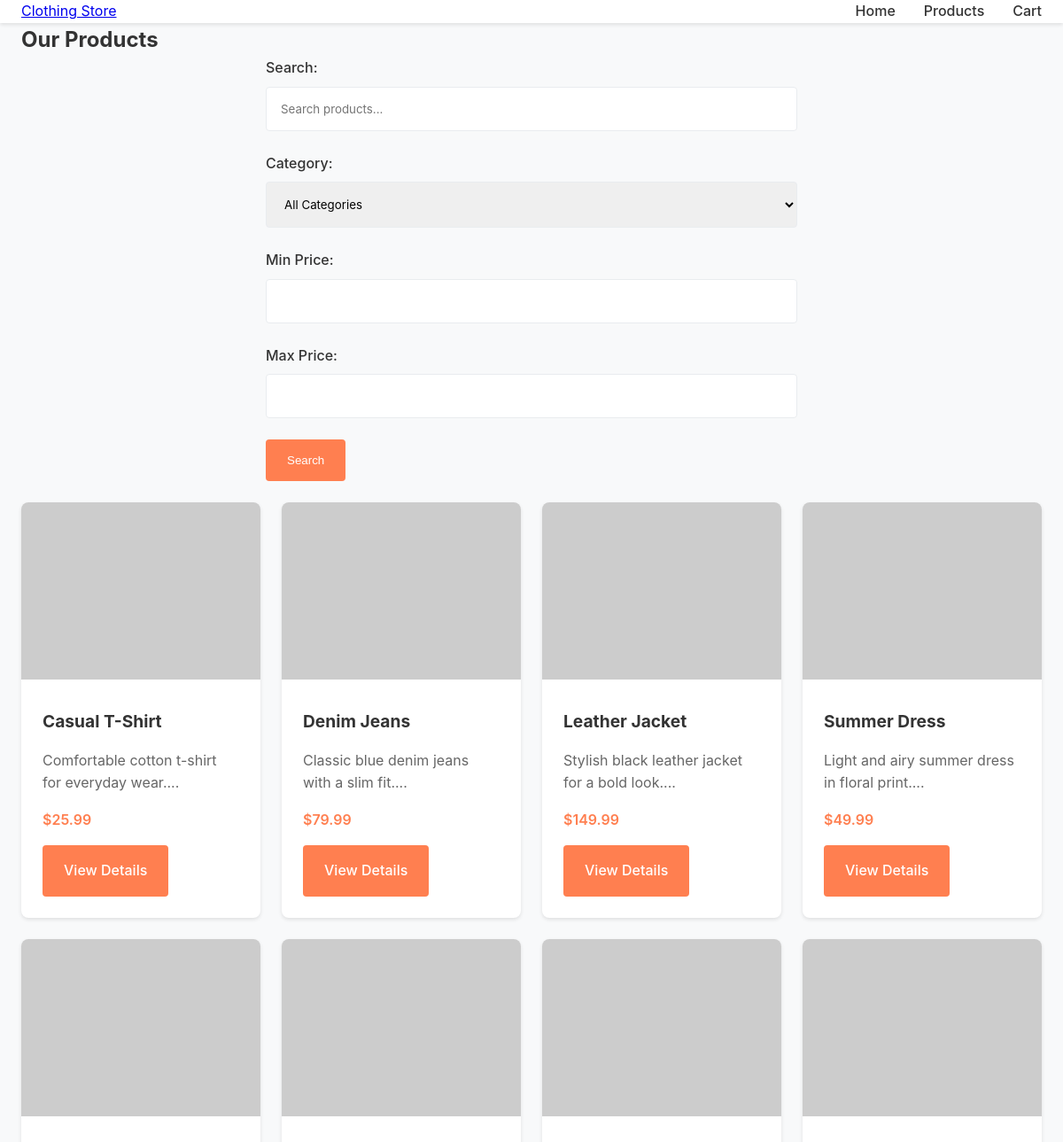
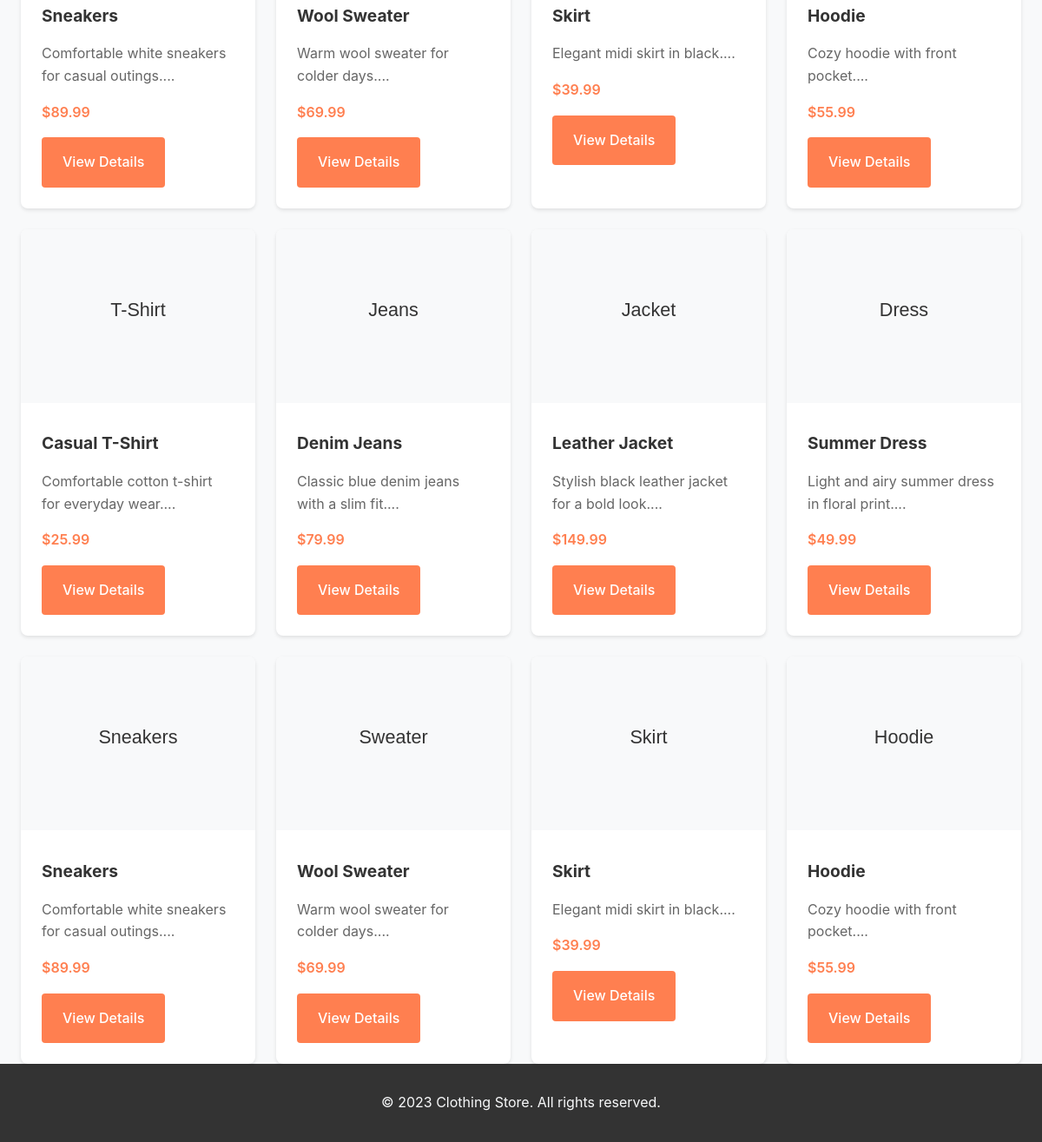
Page /products on the committed database (2 pictures, top to bottom).
### tables this page shows
CREATE TABLE products (
            id INTEGER PRIMARY KEY AUTOINCREMENT,
            name TEXT NOT NULL,
            description TEXT NOT NULL,
            price REAL NOT NULL,
            category TEXT NOT NULL,
            image_url TEXT NOT NULL,
            sizes TEXT NOT NULL  -- Comma-separated sizes
        );

### app.py (the view)
@app.route('/products')
def products():
    query = request.args.get('q', '')
    category = request.args.get('category', '')
    min_price = request.args.get('min_price', type=float)
    max_price = request.args.get('max_price', type=float)
    if query or category or min_price or max_price:
        products = search_products(query, category if category else None, min_price, max_price)
    else:
        products = get_all_products()
    categories = get_categories()
    return render_template('products.html', products=products, categories=categories, query=query, category=category, min_price=min_price, max_price=max_price)

### models.py (called while the page is built)
def get_db_connection():
    conn = sqlite3.connect(DB_PATH)
    conn.row_factory = sqlite3.Row
    return conn

def get_all_products():
    conn = get_db_connection()
    products = conn.execute('SELECT * FROM products').fetchall()
    conn.close()
    return products

def get_categories():
    conn = get_db_connection()
    categories = conn.execute('SELECT DISTINCT category FROM products').fetchall()
    conn.close()
    return [row['category'] for row in categories]

### templates/products.html (shortened to what this page needs)
{% extends "base.html" %}
{% block content %}
<section class="container">
    <h1>Our Products</h1>
    <form method="GET" action="{{ url_for('products') }}" class="mb-md">
        <div class="form-group">
            <label for="q">Search:</label>
            <input type="text" id="q" name="q" value="{{ query }}" placeholder="Search products...">
        </div>
        <div class="form-group">
            <label for="category">Category:</label>
            <select id="category" name="category">
                <option value="">All Categories</option>
            </select>
        </div>
        <div class="form-group">
            <label for="min_price">Min Price:</label>
            <input type="number" id="min_price" name="min_price" step="0.01" value="{{ min_price }}">
        </div>
        <div class="form-group">
            <label for="max_price">Max Price:</label>
            <input type="number" id="max_price" name="max_price" step="0.01" value="{{ max_price }}">
        </div>
        <button type="submit" class="btn">Search</button>
    </form>
    <div class="grid">
        {% for product in products %}
        <article class="card">
            <img src="{{ product.image_url }}" alt="{{ product.name }}" loading="lazy">
            <div class="card-content">
                <h3>{{ product.name }}</h3>
                <p>{{ product.description[:50] }}...</p>
                <p class="price">${{ "%.2f"|format(product.price) }}</p>
                <a href="{{ url_for('product_detail', product_id=product.id) }}" class="btn">View Details</a>
            </div>
        </article>
        {% endfor %}
    </div>
</section>
{% endblock %}

### templates/base.html (shortened to what this page needs)
<!DOCTYPE html>
<html lang="en">
<head>
    <link rel="stylesheet" href="{{ url_for('static', filename='css/style.css') }}">
</head>
<body>
    <header>
        <nav class="container">
            <a href="{{ url_for('index') }}" aria-label="Home">Clothing Store</a>
            <ul class="nav-links">
                <li><a href="{{ url_for('index') }}">Home</a></li>
                <li><a href="{{ url_for('products') }}">Products</a></li>
                <li><a href="{{ url_for('cart') }}">Cart</a></li>
            </ul>
        </nav>
    </header>
    <main>
        {% block content %}{% endblock %}
    </main>
    <footer>
        <div class="container">
            <p>&copy; 2023 Clothing Store. All rights reserved.</p>
        </div>
    </footer>
</body>
</html>

### static/css/style.css (style rules this page uses)
* { margin: 0; padding: 0; box-sizing: border-box; }
body { font-family: 'Inter', sans-serif; line-height: 1.6; color: #333; background-color: #f8f9fa; }
:root { --primary-bg: #f8f9fa; --secondary-bg: #ffffff; --text-color: #333333; --accent-color: #ff7f50; --border-color: #e9ecef; --shadow: 0 2px 4px rgba(0,0,0,0.1); --spacing-xs: 0.5rem; --spacing-sm: 1rem; --spacing-md: 1.5rem; --spacing-lg: 2rem; --spacing-xl: 3rem; }
.container { max-width: 1200px; margin: 0 auto; padding: 0 var(--spacing-md); }
header { background-color: var(--secondary-bg); box-shadow: var(--shadow); position: sticky; top: 0; z-index: 100; }
nav { display: flex; justify-content: space-between; align-items: center; padding: var(--spacing-md); }
.nav-links { display: flex; list-style: none; gap: var(--spacing-lg); }
.nav-links a { text-decoration: none; color: var(--text-color); font-weight: 500; transition: color 0.3s; }
main { min-height: calc(100vh - 200px); }
section { padding: var(--spacing-xl) 0; }
footer { background-color: var(--text-color); color: var(--primary-bg); text-align: center; padding: var(--spacing-lg); }
.btn { display: inline-block; padding: var(--spacing-sm) var(--spacing-md); background-color: var(--accent-color); color: white; text-decoration: none; border: none; border-radius: 4px; cursor: pointer; font-weight: 500; transition: background-color 0.3s; }
.card { background-color: var(--secondary-bg); border-radius: 8px; box-shadow: var(--shadow); overflow: hidden; transition: transform 0.3s; }
.card img { width: 100%; height: 200px; object-fit: cover; }
.card-content { padding: var(--spacing-md); }
.card h3 { margin-bottom: var(--spacing-sm); font-size: 1.2rem; }
.card p { color: #666; margin-bottom: var(--spacing-sm); }
.card .price { font-weight: 600; color: var(--accent-color); }
.grid { display: grid; grid-template-columns: repeat(auto-fill, minmax(250px, 1fr)); gap: var(--spacing-md); }
form { max-width: 600px; margin: 0 auto; }
.form-group { margin-bottom: var(--spacing-md); }
label { display: block; margin-bottom: var(--spacing-xs); font-weight: 500; }
input, select, textarea { width: 100%; padding: var(--spacing-sm); border: 1px solid var(--border-color); border-radius: 4px; font-family: inherit; }
.mb-md { margin-bottom: var(--spacing-md); }

### rows in the picture
products: name "Casual T-Shirt", description "Comfortable cotton t-shirt for everyday wear.", price "25.99"
products: name "Denim Jeans", description "Classic blue denim jeans with a slim fit.", price "79.99"
products: name "Leather Jacket", description "Stylish black leather jacket for a bold look.", price "149.99"
products: name "Summer Dress", description "Light and airy summer dress in floral print.", price "49.99"
products: name "Sneakers", description "Comfortable white sneakers for casual outings.", price "89.99"
products: name "Wool Sweater", description "Warm wool sweater for colder days.", price "69.99"
products: name "Skirt", description "Elegant midi skirt in black.", price "39.99"
products: name "Hoodie", description "Cozy hoodie with front pocket.", price "55.99"
products: image_url (picture), name "Casual T-Shirt", description "Comfortable cotton t-shirt for everyday wear.", price "25.99"
products: image_url (picture), name "Denim Jeans", description "Classic blue denim jeans with a slim fit.", price "79.99"
products: image_url (picture), name "Leather Jacket", description "Stylish black leather jacket for a bold look.", price "149.99"
products: image_url (picture), name "Summer Dress", description "Light and airy summer dress in floral print.", price "49.99"
products: image_url (picture), name "Sneakers", description "Comfortable white sneakers for casual outings.", price "89.99"
products: image_url (picture), name "Wool Sweater", description "Warm wool sweater for colder days.", price "69.99"
products: image_url (picture), name "Skirt", description "Elegant midi skirt in black.", price "39.99"
products: image_url (picture), name "Hoodie", description "Cozy hoodie with front pocket.", price "55.99"
